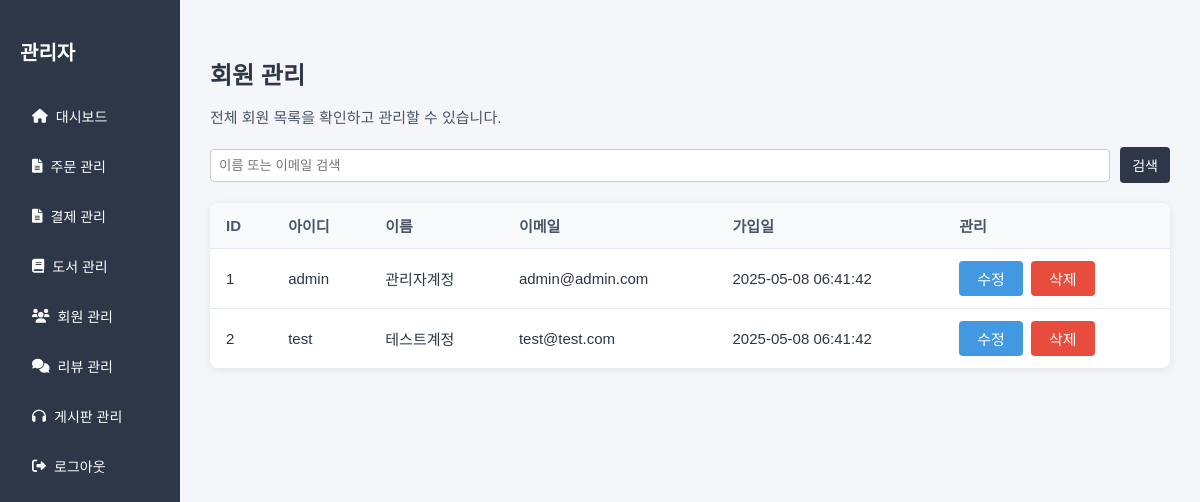
/admin_users.php (signed in), run on the app's committed database.
### tables this page shows
CREATE TABLE users (
    id INT AUTO_INCREMENT PRIMARY KEY,
    username VARCHAR(255) NOT NULL UNIQUE,
    password VARCHAR(255) NOT NULL,
    name VARCHAR(100) NOT NULL,
    email VARCHAR(100),
    is_admin TINYINT(1) DEFAULT 0,
    reset_token VARCHAR(255),
    reset_token_expiry DATETIME,
    point INT NOT NULL DEFAULT 0,  
    created_at DATETIME DEFAULT CURRENT_TIMESTAMP
);

### admin_users.php (the view, shortened to what this page needs)
<?php
require_once 'connect.php';
$search = trim($_GET['q'] ?? '');
$search_param = '%' . $search . '%';
if ($search) {
    $stmt = $conn->prepare("SELECT id, username, name, email, created_at FROM users WHERE name LIKE ? OR email LIKE ? ORDER BY created_at DESC");
    $stmt->bind_param("ss", $search_param, $search_param);
} else {
    $stmt = $conn->prepare("SELECT id, username, name, email, created_at FROM users ORDER BY created_at DESC");
}
$stmt->execute();
$result = $stmt->get_result();
?>
<!DOCTYPE html>
<html lang="ko">
<head>
  <link rel="stylesheet" href="css/admin.css">
  <link rel="stylesheet" href="https://cdnjs.cloudflare.com/ajax/libs/font-awesome/6.0.0/css/all.min.css">
</head>
<body>
<div class="admin-container">
  <?php include 'admin_sidebar.php'; ?>
  <main class="main-content">
    <h1>회원 관리</h1>
    <p>전체 회원 목록을 확인하고 관리할 수 있습니다.</p>
    <form method="get" class="search-form">
      <input type="text" name="q" placeholder="이름 또는 이메일 검색"
             value="<?= htmlspecialchars($search, ENT_QUOTES, 'UTF-8') ?>">
      <button type="submit">검색</button>
    </form>
    <table class="admin-table">
      <thead>
        <tr>
          <th>ID</th>
          <th>아이디</th>
          <th>이름</th>
          <th>이메일</th>
          <th>가입일</th>
          <th>관리</th>
        </tr>
      </thead>
      <tbody>
        <?php while ($row = $result->fetch_assoc()): ?>
        <tr>
          <td><?= htmlspecialchars($row['id']) ?></td>
          <td><?= htmlspecialchars($row['username']) ?></td>
          <td><?= htmlspecialchars($row['name']) ?></td>
          <td><?= htmlspecialchars($row['email']) ?></td>
          <td><?= htmlspecialchars($row['created_at']) ?></td>
          <td>
            <a href="admin_user_edit.php?id=<?= $row['id'] ?>" class="btn">수정</a>
            <a href="admin_user_delete.php?id=<?= $row['id'] ?>" class="btn delete-link"
               onclick="return confirm('정말 삭제하시겠습니까?')">삭제</a>
          </td>
        </tr>
        <?php endwhile; ?>
      </tbody>
    </table>
  </main>
</div>
</body>
</html>

### css/admin.css (style rules this page uses)
:root { --admin-primary: #2d3748; --admin-secondary: #4a5568; --admin-accent: #4299e1; --admin-background: #f5f6fa; --admin-text: #2d3748; --admin-border: #e2e8f0; --admin-shadow: 0 2px 8px rgba(0,0,0,0.08); --sidebar-width: 180px; }
body { margin: 0; font-family: 'Noto Sans KR', sans-serif; background-color: var(--admin-background); color: var(--admin-text); overflow-x: hidden; }
.admin-container { display: flex; min-height: 100vh; width: 100%; }
.main-content { margin-left: var(--sidebar-width); flex: 1; padding: 40px 30px 30px 30px; background-color: var(--admin-background); box-sizing: border-box; }
.main-content h1 { font-size: 24px; margin-bottom: 10px; font-weight: 700; }
.main-content p { font-size: 15px; color: var(--admin-secondary); margin-bottom: 20px; }
.admin-table { width: 100%; border-collapse: collapse; background: #fff; border-radius: 8px; overflow: hidden; box-shadow: var(--admin-shadow); font-size: 15px; margin-top: 20px; }
.admin-table th, .admin-table td { padding: 12px 16px; border-bottom: 1px solid var(--admin-border); text-align: left; }
.admin-table th { background: #f8fafc; font-weight: bold; color: var(--admin-secondary); }
.admin-table tr:last-child td { border-bottom: none; }
.btn { padding: 7px 18px; background: var(--admin-accent); color: #fff; border: none; border-radius: 4px; font-size: 15px; font-weight: 500; cursor: pointer; transition: background 0.2s; margin-right: 4px; text-decoration: none; display: inline-block; }
.delete-link { background: #e74c3c; }
.search-form { display: flex; align-items: center; gap: 10px; margin-bottom: 20px; }
.search-form input[type="text"] { padding: 8px; border: 1px solid #ccc; border-radius: 4px; flex: 1; }
.search-form button { padding: 8px 12px; background: var(--admin-primary); color: white; border: none; border-radius: 4px; cursor: pointer; font-size: 14px; }

### data on the page
users: id "1", username "admin", name "관리자계정", email "admin@admin.com", created_at "2025-05-08 06:41:42"
users: id "2", username "test", name "테스트계정", email "test@test.com", created_at "2025-05-08 06:41:42"
